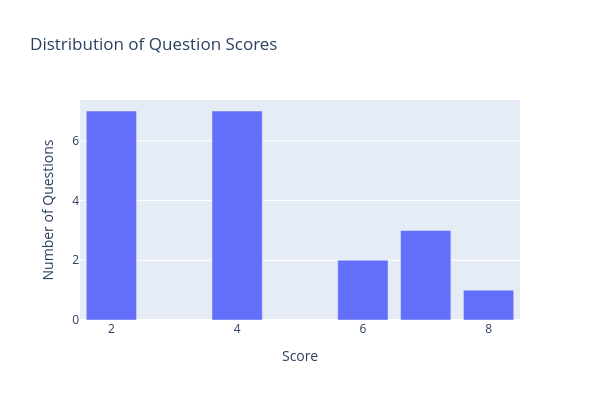

Here is the notebook cell this chart was saved with:
### Markdown cell above
Run the following code to graph the distribution of question scores.

### Code cell
from collections import Counter

score_counter = Counter(r["score"] for r in responses)

px.bar(
    x=score_counter.keys(),
    y=score_counter.values(),
    width=600,
    height=400,
    title="Distribution of Question Scores",
    labels={"x": "Score", "y": "Number of Questions"},
).show()

### Figure 1 — Plotly figure (JSON) as saved in the notebook; plotly's stock layout.template omitted (floating-point values rounded to 4 significant figures)
{"data": [{"hovertemplate": "Score=%{x}<br>Number of Questions=%{y}<extra></extra>", "legendgroup": "", "marker": {"color": "#636efa", "pattern": {"shape": ""}}, "name": "", "orientation": "v", "showlegend": false, "textposition": "auto", "type": "bar", "x": [4, 2, 7, 8, 6], "xaxis": "x", "y": [7, 7, 3, 1, 2], "yaxis": "y"}], "layout": {"barmode": "relative", "height": 400, "legend": {"tracegroupgap": 0}, "title": {"text": "Distribution of Question Scores"}, "width": 600, "xaxis": {"anchor": "y", "domain": [0, 1], "title": {"text": "Score"}}, "yaxis": {"anchor": "x", "domain": [0, 1], "title": {"text": "Number of Questions"}}}}
